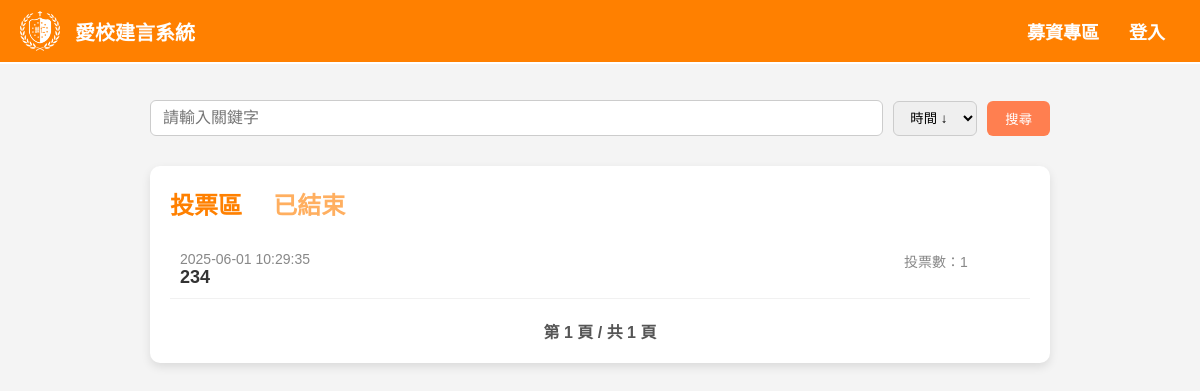
The app's page /vote.php, older data.
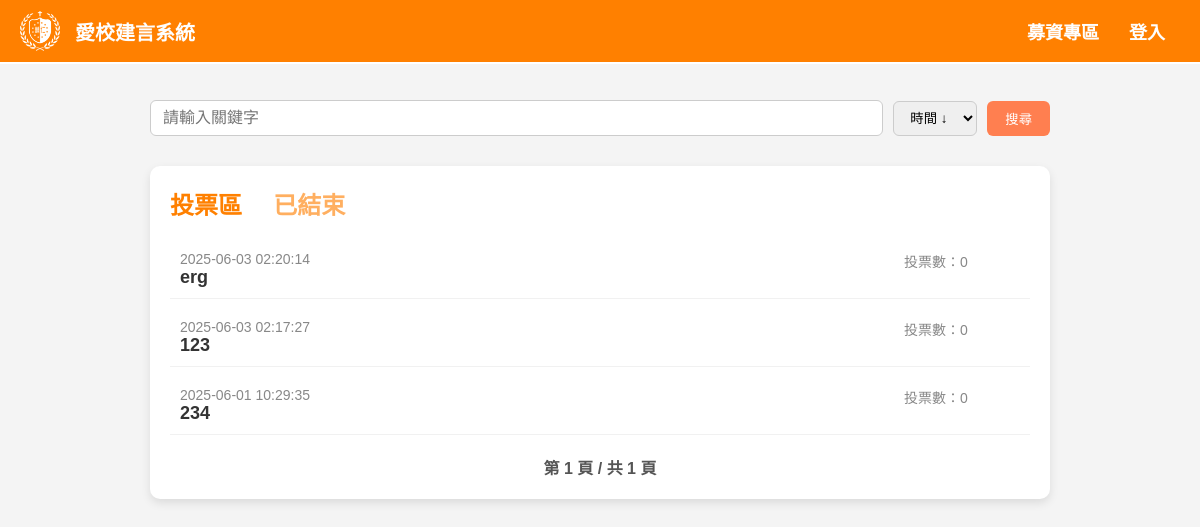
The same page, newer data.
### tables this page shows
CREATE TABLE `event` (
  `e_id` int(50) NOT NULL,
  `e_title` varchar(100) NOT NULL COMMENT '標題',
  `e_text` varchar(500) NOT NULL COMMENT '內文',
  `e_time` datetime NOT NULL COMMENT '日期',
  `accounts` int(50) NOT NULL COMMENT '提案人帳號',
  `e_type` int(10) NOT NULL
);

### vote.php (the view, shortened to what this page needs)
<?php
    include('header.php');
    include('db.php');
    $search_keyword = '';
    $search_sql = '';
    $sort_order = 'time_desc';
    switch ($sort_order) {
        default:
            $order_by = "e_time DESC";
    }
    $per_page = 5;
    $vote_page = isset($_GET['vote_page']) ? (int)$_GET['vote_page'] : 1;
    $vote_start = ($vote_page - 1) * $per_page;
    $sql_vote = "
    SELECT e.*,
    (SELECT COUNT(*) FROM vote v WHERE v.e_id = e.e_id) AS vote_count
    FROM event e
    WHERE e_type=0 $search_sql
    ORDER BY $order_by
    LIMIT $vote_start, $per_page";
    $result_vote = mysqli_query($conn, $sql_vote);
    $sql_vote_count = "
    SELECT COUNT(*) AS total
    FROM event e
    WHERE e_type=0 $search_sql";
    $total_vote = mysqli_fetch_assoc(mysqli_query($conn, $sql_vote_count));
    $total_pages_vote = ceil($total_vote['total'] / $per_page);
?>
<!DOCTYPE html>
<html lang="zh-TW">
<head>
    <link rel="stylesheet" href="setting.css" />
    <link href="https://cdn.jsdelivr.net/npm/remixicon@4.5.0/fonts/remixicon.css" rel="stylesheet" />
</head>
<body>
<form method="GET" style="display:flex; align-items:center; gap:10px; max-width:900px; margin:20px auto 30px;">
    <input type="text" name="search" value="<?= htmlspecialchars($search_keyword) ?>" placeholder="請輸入關鍵字"
           style="flex-grow:1; padding:8px 12px; font-size:1rem; border:1px solid #ccc; border-radius:6px;">
    <select name="sort_order" onchange="this.form.submit()" style="padding:8px 12px; border-radius:6px; border:1px solid #ccc;">
        <option value="time_desc" <?= $sort_order === 'time_desc' ? 'selected' : '' ?>>時間 ↓</option>
    </select>
    <button type="submit" style="padding:8px 18px; border-radius:6px; background:#ff7f50; color:white; border:none;">搜尋</button>
</form>
<div class="index_main-news" style="max-width:900px; margin:auto;">
    <div class="index_main-news-title">
        <div class="index_main-news-title_func open" id="index_title_func_1" onclick="OpenFunc1()" style="cursor:pointer;">投票區</div>
        <div class="index_main-news-title_func" id="index_title_func_2" onclick="OpenFunc2()" style="cursor:pointer;">已結束</div>
    </div>
    <div id="vote-area">
        <?php if ($result_vote && $result_vote->num_rows > 0): ?>
            <?php while ($row = $result_vote->fetch_assoc()): ?>
                <div class="index_main-news-mess" data-etype="0">
                    <div class="index-mess-left" onclick="window.location.href='eve_post.php?e_id=<?= $row['e_id'] ?>'">
                        <div class="index_mess-date"><?= $row['e_time'] ?></div>
                        <div class="index_mess-title"><?= htmlspecialchars($row['e_title']) ?></div>
                    </div>
                    <div class="index-mess-right">
                        <div class="index_mess-date">投票數：<?= $row['vote_count'] ?></div>
                    </div>
                </div>
            <?php endwhile; ?>
        <?php else: ?>
            <p>沒有符合條件的投票區建言。</p>
        <?php endif; ?>
        <div class="mytopics_pagination">
            <span class="mytopics_page_info">第 <?= $vote_page ?> 頁 / 共 <?= $total_pages_vote ?> 頁</span>
        </div>
    </div>
</div>
</body>
</html>

Row changes from the older to the newer data that the page shows:
added event: e_time "2025-06-03 02:20:14", e_title "erg", vote_count "0"
added event: e_time "2025-06-03 02:17:27", e_title "123", vote_count "0"
computed for event (number 3 of 3 on the later page): vote_count "1" → "0"
